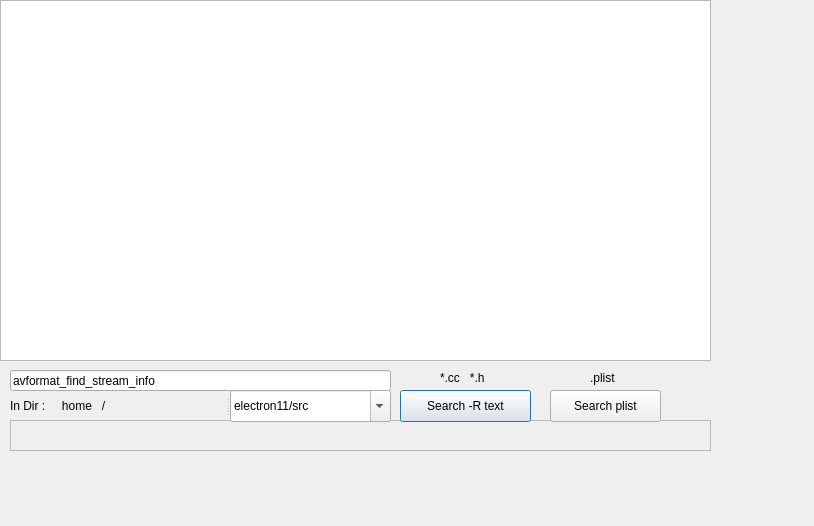
<?xml version="1.0" encoding="UTF-8"?>
<ui version="4.0">
 <class>Dialog</class>
 <widget class="QDialog" name="Dialog">
  <property name="geometry">
   <rect>
    <x>0</x>
    <y>0</y>
    <width>814</width>
    <height>526</height>
   </rect>
  </property>
  <property name="windowTitle">
   <string>Serch Directory</string>
  </property>
  <widget class="QListWidget" name="listMessage">
   <property name="geometry">
    <rect>
     <x>0</x>
     <y>0</y>
     <width>711</width>
     <height>361</height>
    </rect>
   </property>
  </widget>
  <widget class="QWidget" name="container" native="true">
   <property name="geometry">
    <rect>
     <x>0</x>
     <y>360</y>
     <width>711</width>
     <height>111</height>
    </rect>
   </property>
   <widget class="QLabel" name="labelStatus">
    <property name="geometry">
     <rect>
      <x>10</x>
      <y>60</y>
      <width>701</width>
      <height>31</height>
     </rect>
    </property>
    <property name="frameShape">
     <enum>QFrame::StyledPanel</enum>
    </property>
    <property name="frameShadow">
     <enum>QFrame::Sunken</enum>
    </property>
    <property name="text">
     <string/>
    </property>
   </widget>
   <widget class="QLineEdit" name="lineEdit">
    <property name="geometry">
     <rect>
      <x>10</x>
      <y>10</y>
      <width>381</width>
      <height>21</height>
     </rect>
    </property>
    <property name="text">
     <string>avformat_find_stream_info</string>
    </property>
   </widget>
   <widget class="QPushButton" name="btnSearchText">
    <property name="geometry">
     <rect>
      <x>400</x>
      <y>30</y>
      <width>131</width>
      <height>32</height>
     </rect>
    </property>
    <property name="text">
     <string>Search -R text</string>
    </property>
   </widget>
   <widget class="QPushButton" name="btnSearchPlist">
    <property name="geometry">
     <rect>
      <x>550</x>
      <y>30</y>
      <width>111</width>
      <height>32</height>
     </rect>
    </property>
    <property name="text">
     <string>Search plist</string>
    </property>
   </widget>
   <widget class="QLabel" name="label_2">
    <property name="geometry">
     <rect>
      <x>440</x>
      <y>10</y>
      <width>60</width>
      <height>16</height>
     </rect>
    </property>
    <property name="text">
     <string>*.cc   *.h</string>
    </property>
   </widget>
   <widget class="QLabel" name="label_3">
    <property name="geometry">
     <rect>
      <x>590</x>
      <y>10</y>
      <width>41</width>
      <height>16</height>
     </rect>
    </property>
    <property name="text">
     <string>.plist</string>
    </property>
   </widget>
   <widget class="QSplitter" name="splitter">
    <property name="geometry">
     <rect>
      <x>10</x>
      <y>30</y>
      <width>381</width>
      <height>32</height>
     </rect>
    </property>
    <property name="orientation">
     <enum>Qt::Horizontal</enum>
    </property>
    <widget class="QLabel" name="label">
     <property name="text">
      <string>In Dir :     home   /</string>
     </property>
    </widget>
    <widget class="QComboBox" name="comboDir">
     <property name="editable">
      <bool>true</bool>
     </property>
     <item>
      <property name="text">
       <string>electron11/src</string>
      </property>
     </item>
     <item>
      <property name="text">
       <string>Preferences</string>
      </property>
     </item>
    </widget>
   </widget>
  </widget>
 </widget>
 <resources/>
 <connections>
  <connection>
   <sender>btnSearchText</sender>
   <signal>clicked()</signal>
   <receiver>Dialog</receiver>
   <slot>doFindText()</slot>
   <hints>
    <hint type="sourcelabel">
     <x>486</x>
     <y>395</y>
    </hint>
    <hint type="destinationlabel">
     <x>357</x>
     <y>235</y>
    </hint>
   </hints>
  </connection>
  <connection>
   <sender>btnSearchPlist</sender>
   <signal>clicked()</signal>
   <receiver>Dialog</receiver>
   <slot>doFindPlist()</slot>
   <hints>
    <hint type="sourcelabel">
     <x>616</x>
     <y>395</y>
    </hint>
    <hint type="destinationlabel">
     <x>406</x>
     <y>262</y>
    </hint>
   </hints>
  </connection>
 </connections>
 <slots>
  <slot>doFindText()</slot>
  <slot>doFindPlist()</slot>
 </slots>
</ui>
